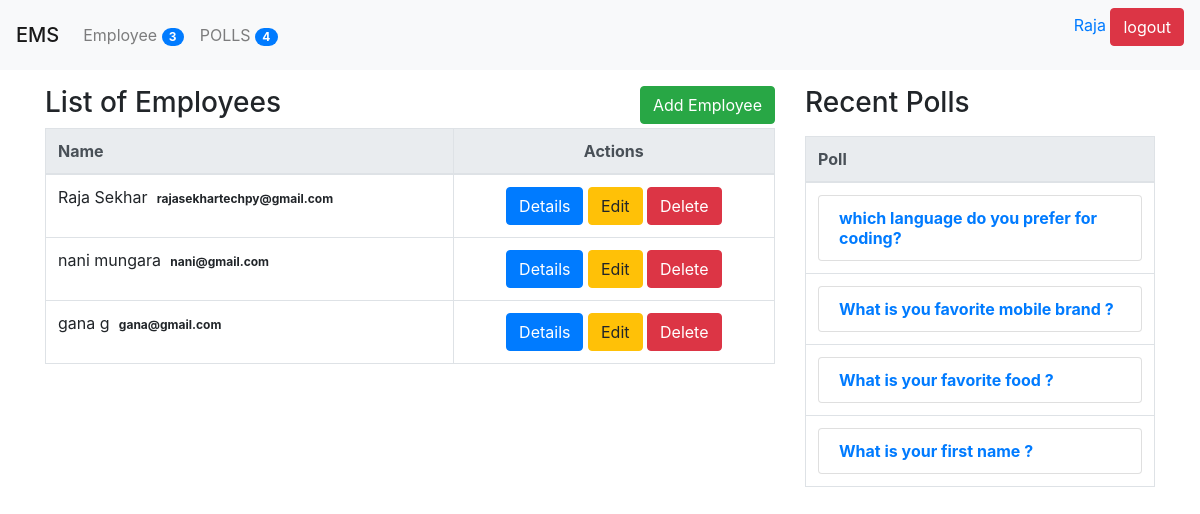
The app's page /employee/ (signed in), older data.
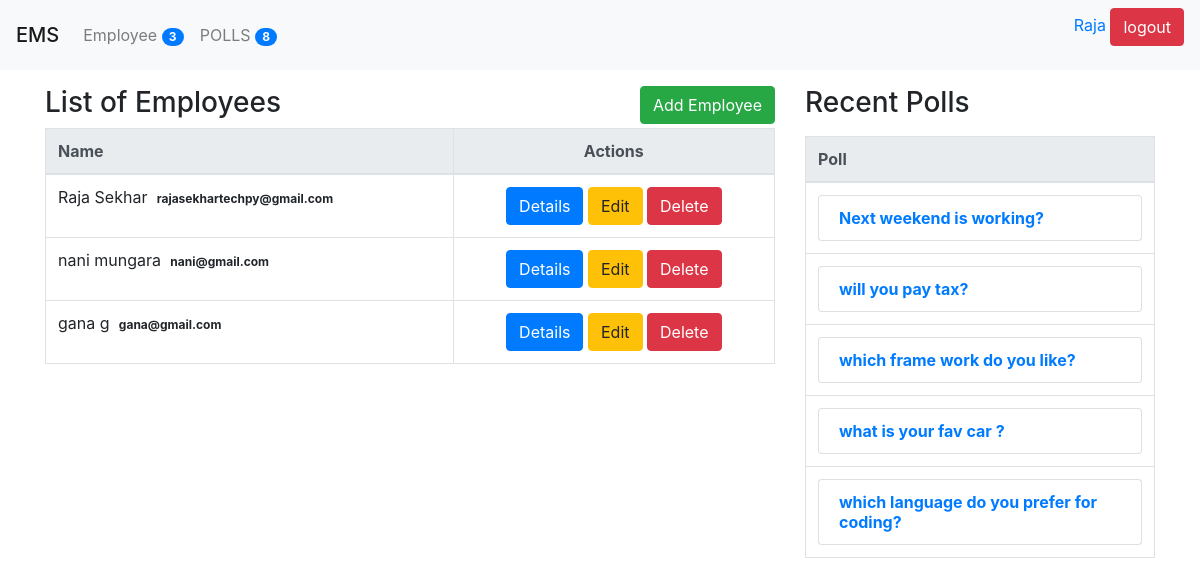
The same page, newer data.
### poll/models.py (models this page shows, shortened)
class Question(models.Model):
    title = models.TextField(null = False , blank = False)
    status = models.CharField(default = 'inactive', max_length = 10)
    created_by = models.ForeignKey(User, null=True, blank= True , on_delete= models.CASCADE)
    start_date = models.DateTimeField(null=True, blank= True)
    end_date = models.DateTimeField(null=True, blank= True)
    created_at = models.DateTimeField(auto_now_add= True)
    updated_at =models.DateTimeField(auto_now= True)

### employee/views.py (the view)
# urls.py: path('', employee_list, name= 'employee_list'),
@login_required(login_url= '/login/')
def employee_list(request):
    context = {}
    context['users'] = User.objects.all()
    context['title'] = 'Employees'
    return render(request, 'employee/index.html',context)

### poll/context_processor.py (called while the page is built)
def poll_count(request):
    count = Question.objects.count()
    return {"polls_count" : count}

def emp_count(request):
    count = User.objects.count()
    return {"emp_count" : count}

### poll/templatetags/poll_extras.py (called while the page is built)
def upper(value):
    return value.upper()

@register.simple_tag
def recent_polls(n=5):
    questions = Question.objects.all().order_by('-created_at')
    return questions[0:n]

### templates/employee/index.html
{% extends 'polls/base.html' %}
{% load poll_extras %}
{% block content %}
<div class="row">
        <div class="col-sm-8">
        <p>
            <div class="float-left"><h3>List of {{title}}</h3></div>
            {% if request.role == "Admin" %}
            <a class="btn btn-success float-right" href="/employee/add/"> Add Employee</a>
            {% endif %}
        </p>
    <div class="table-responsive-sm">
    {% if users %}
            <table class="table table-bordered">
                <thead class="thead-light">
                    <tr>
                        <th>Name</th>
                        <th class="text-center">Actions</th>
                    </tr>
                </thead>
                <tbody>
            {% for user in users %}
                    <tr>
                        <td scope="row">
                            {{user.first_name}} {{user.last_name}}
                            <span class="badge badge-default">{{user.email}}</span>
                        </td>
                        <td class="text-center">
                            <a class="btn btn-primary" href="{% url 'employee_details' user.id %}">Details</a>
                            <a class="btn btn-warning" href="{% url 'employee_edit' user.id %}">Edit</a>
                            <a class="btn btn-danger" href="{% url 'employee_delete' user.id %}">Delete</a>
                        </td>
                    </tr>
                {% endfor %}
                </tbody>
            </table>
        {% else %}
            <p> There are no employees</p>
        {% endif %}
    </div>
    </div>
    <div class="col-sm-4">
        {% recent_polls as questions %}
        <p>
            <h3>Recent Polls</h3>
        </p>
        <div class="table-responsive-sm">
            {% if questions %}
                <table class="table table-bordered">
                    <thead class="thead-light">
                        <tr>
                            <th>Poll</th>
                        </tr>
                </thead>
                <tbody>
                {% for question in questions %}
                    <tr>
                        <th scope="row">
                            <a class="list-group-item" href="{% url 'polls_details' question.id%}" >{{question.title }} </a>
                        </th>
                    </tr>
                {% endfor %}
                </tbody>
                </table>
        {% else %}
            <p>There is no question available.</p>
        {% endif %}
    </div>
</div>
{% endblock content %}

### templates/header.html (shortened to what this page needs)
{% load poll_extras %}
<div class="navbar navbar-expand-lg navbar-light bg-light">
    <span class="navbar-brand mb-0 h1">EMS</span>
    <div class="collapse navbar-collapse" id="navbarNav">
        <ul class="navbar-nav">
            <li class="nav-item">
                <a class="nav-link" href="{% url 'employee_list'%}">
                    {{"employee" | capfirst}}
                    <span class="badge badge-primary badge-pill ">{{emp_count}}</span>
                </a>
            </li>
            <li class="nav-item">
                <a class="nav-link" href="{% url 'polls_list' %}">
                    {{"Polls" | upper}}
                    <span class="badge badge-primary badge-pill ">{{polls_count}}</span>
                </a>
            </li>
        </ul>
    </div>
    {% if user.is_authenticated %}
        <div class="text-right">
            <form method="POST" action="/logout/">
            <a href="{% url 'my_profile' %}">{{request.user.first_name}}</a>
            <input type="submit" class="btn btn-danger" value="logout">
            </form>
        </div>
    {% endif %}
</div>

Row changes from the older to the newer data that the page shows:
no longer on this page (row unchanged): Question: title "What is you favorite mobile brand ?"
no longer on this page (row unchanged): Question: title "What is your favorite food ?"
no longer on this page (row unchanged): Question: title "What is your first name ?"
added Question: title "Next weekend is working?"
added Question: title "will you pay tax?"
added Question: title "which frame work do you like?"
added Question: title "what is your fav car ?"
Text that changed along with them:
{{ polls_count }}: "4" → "8"
